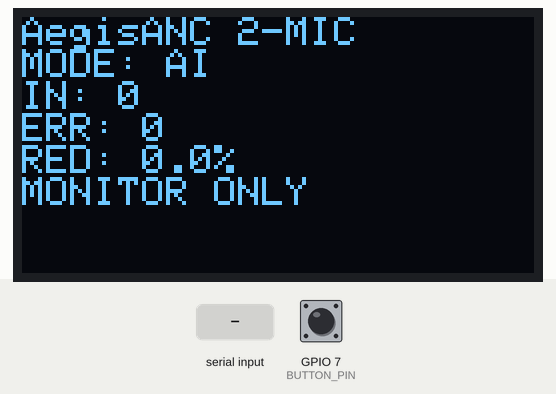
A sketch run on a simulated ESP32-S3. On the bench: 128×64 one-colour display. The inputs (shaded band) are chosen by the test bench; at power-on: GPIO 7 (BUTTON_PIN) HIGH. I2S audio is not simulated (input reads silence); what the sketch prints to the serial monitor is not drawn.

Above: at 1.2 s.
1.3 s: GPIO 7 (BUTTON_PIN) pulled LOW for 0.15 s
At 2.7 s:
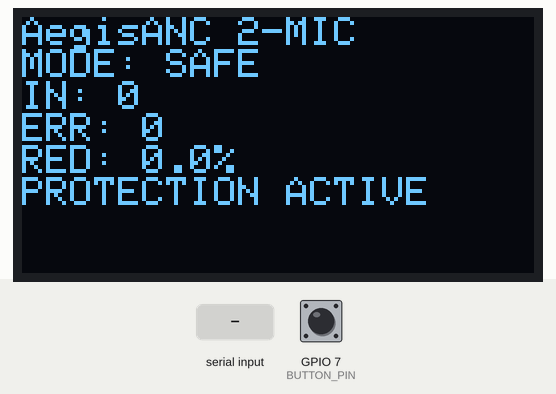
3.0 s: "MODE OFF\n" received over Serial
At 4.0 s:
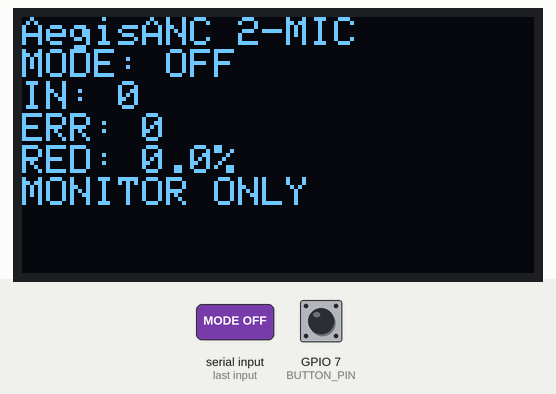
4.5 s: "MODE FIXED\n" received over Serial
At 5.2 s:
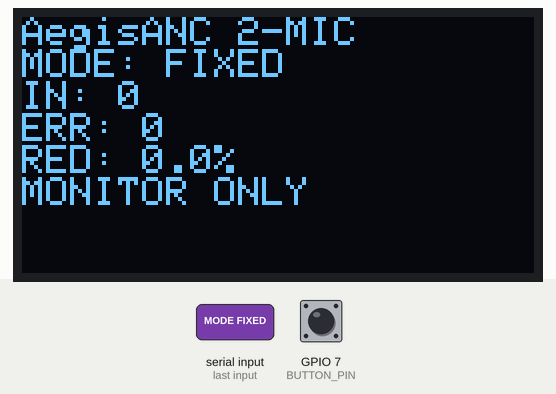
6.0 s: "MODE AI\n" received over Serial
At 6.5 s:
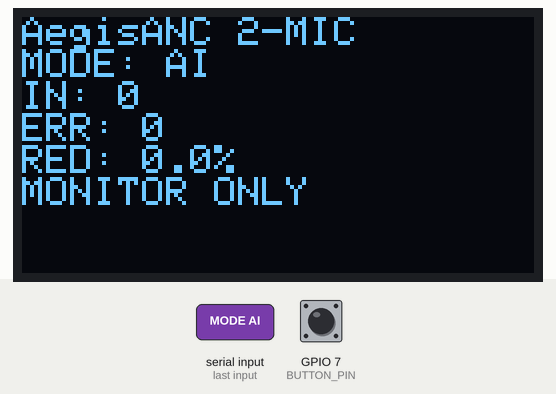
7.5 s: GPIO 7 (BUTTON_PIN) pulled LOW for 1 s
At 9.0 s:
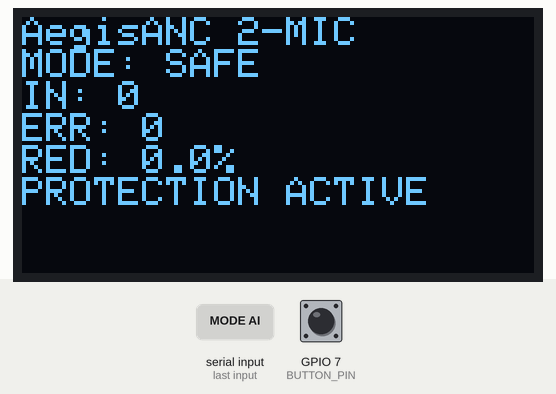
Timing chart, 0 to 10.5 s (numbered marks = the images above; inputs shaded):
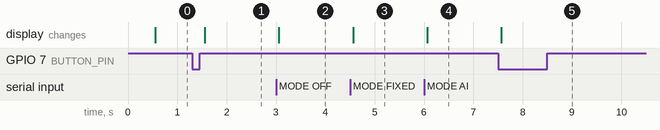

Measured:
- after the input at 1.3 s, the display: changes after 0.26 s (image 1)
- after the input at 3.0 s, the display: changes after 0.06 s (image 2)
- after the input at 4.5 s, the display: changes after 0.06 s (image 3)
- after the input at 6.0 s, the display: changes after 0.07 s (image 4)
- after the input at 7.5 s, the display: changes after 0.07 s (image 5)

The sketch:

AegisANC_Arduino.ino
```cpp
#include <Arduino.h>
#include <Wire.h>
#include <driver/i2s.h>
#include <Adafruit_GFX.h>
#include <Adafruit_SSD1306.h>

#define SAMPLE_RATE 16000
#define FILTER_LENGTH 64
#define LEARNING_RATE 0.003f
#define MIC_BCLK 14
#define MIC_WS 15
#define MIC_DATA 13
#define OLED_SDA 8
#define OLED_SCL 9
#define BUTTON_PIN 7
#define OLED_ADDRESS 0x3C

enum class AncMode { OFF, FIXED, AI_ADAPTIVE, SAFE };
AncMode mode = AncMode::AI_ADAPTIVE;
Adafruit_SSD1306 display(128, 64, &Wire, -1);
bool displayReady = false;
uint32_t dmaUnderruns = 0;

class NlmsFilter {
 public:
  void reset() { for (uint16_t index = 0; index < FILTER_LENGTH; ++index) { weights[index] = 0; history[index] = 0; } position = 0; inputEnergy = 0; outputEnergy = 0; samples = 0; }
  void process(int16_t reference, int16_t microphone, bool adapt) {
    history[position] = reference / 32768.0f;
    float estimate = 0; float energy = 0;
    for (uint16_t index = 0; index < FILTER_LENGTH; ++index) { const uint16_t historyIndex = (position + FILTER_LENGTH - index) % FILTER_LENGTH; estimate += weights[index] * history[historyIndex]; energy += history[historyIndex] * history[historyIndex]; }
    const float error = microphone / 32768.0f + estimate;
    if (adapt && energy > 0.000001f) { for (uint16_t index = 0; index < FILTER_LENGTH; ++index) { const uint16_t historyIndex = (position + FILTER_LENGTH - index) % FILTER_LENGTH; weights[index] -= LEARNING_RATE * error * history[historyIndex] / (energy + 0.000001f); weights[index] = constrain(weights[index], -0.5f, 0.5f); } }
    position = (position + 1) % FILTER_LENGTH; inputEnergy += (microphone / 32768.0f) * (microphone / 32768.0f); outputEnergy += error * error; ++samples;
    if (samples > SAMPLE_RATE) { inputEnergy *= 0.5f; outputEnergy *= 0.5f; samples /= 2; }
  }
  float inputRms() const { return samples ? sqrtf(inputEnergy / samples) * 32768.0f : 0; }
  float outputRms() const { return samples ? sqrtf(outputEnergy / samples) * 32768.0f : 0; }
 private:
  float weights[FILTER_LENGTH] = {};
  float history[FILTER_LENGTH] = {};
  uint16_t position = 0;
  float inputEnergy = 0;
  float outputEnergy = 0;
  uint32_t samples = 0;
};

NlmsFilter filter;

void initMicrophones() {
  i2s_config_t config = {};
  config.mode = (i2s_mode_t)(I2S_MODE_MASTER | I2S_MODE_RX);
  config.sample_rate = SAMPLE_RATE;
  config.bits_per_sample = I2S_BITS_PER_SAMPLE_32BIT;
  config.channel_format = I2S_CHANNEL_FMT_RIGHT_LEFT;
  config.communication_format = I2S_COMM_FORMAT_I2S;
  config.intr_alloc_flags = ESP_INTR_FLAG_LEVEL1;
  config.dma_buf_count = 8;
  config.dma_buf_len = 64;
  config.use_apll = false;
  config.fixed_mclk = 0;
  i2s_pin_config_t pins = { .bck_io_num = MIC_BCLK, .ws_io_num = MIC_WS, .data_out_num = I2S_PIN_NO_CHANGE, .data_in_num = MIC_DATA };
  i2s_driver_install(I2S_NUM_0, &config, 0, nullptr);
  i2s_set_pin(I2S_NUM_0, &pins);
}

void initDisplay() {
  Wire.begin(OLED_SDA, OLED_SCL);
  displayReady = display.begin(SSD1306_SWITCHCAPVCC, OLED_ADDRESS);
}

void updateDisplay(bool safe, float inputRms, float outputRms) {
  if (!displayReady) return;
  const float reduction = inputRms > 1 ? max(0.0f, (1.0f - outputRms / inputRms) * 100.0f) : 0;
  display.clearDisplay(); display.setTextColor(SSD1306_WHITE); display.setTextSize(1); display.setCursor(0, 0);
  display.println("AegisANC 2-MIC"); display.print("MODE: "); display.println(mode == AncMode::SAFE ? "SAFE" : mode == AncMode::OFF ? "OFF" : mode == AncMode::FIXED ? "FIXED" : "AI");
  display.print("IN: "); display.println(inputRms, 0); display.print("ERR: "); display.println(outputRms, 0); display.print("RED: "); display.print(reduction, 1); display.println("%"); display.println(safe ? "PROTECTION ACTIVE" : "MONITOR ONLY"); display.display();
}

void handleCommand(String command) {
  command.trim();
  if (command == "MODE OFF" || command == "ANC OFF") mode = AncMode::OFF;
  else if (command == "MODE FIXED") mode = AncMode::FIXED;
  else if (command == "MODE AI" || command == "ANC ON") mode = AncMode::AI_ADAPTIVE;
  else if (command == "MODE SAFE") mode = AncMode::SAFE;
  else if (command == "RESET_FILTER") filter.reset();
  Serial.printf("{\"device\":\"AegisANC\",\"response\":\"%s\"}\n", command.c_str());
}

void setup() {
  Serial.begin(115200);
  pinMode(BUTTON_PIN, INPUT_PULLUP);
  filter.reset();
  initMicrophones();
  initDisplay();
  Serial.println("{\"device\":\"AegisANC\",\"status\":\"2_MIC_MONITOR_READY\",\"audio_output\":\"NONE\"}");
}

void loop() {
  static String commandBuffer;
  while (Serial.available()) { const char character = (char)Serial.read(); if (character == '\n') { handleCommand(commandBuffer); commandBuffer = ""; } else if (commandBuffer.length() < 64) commandBuffer += character; }
  int32_t raw[2] = { 0, 0 }; size_t received = 0;
  if (i2s_read(I2S_NUM_0, raw, sizeof(raw), &received, 20) != ESP_OK || received != sizeof(raw)) { ++dmaUnderruns; return; }
  const int16_t reference = (int16_t)(raw[0] >> 14); const int16_t microphone = (int16_t)(raw[1] >> 14);
  bool safe = mode == AncMode::SAFE || abs(reference) > 30000 || abs(microphone) > 30000 || digitalRead(BUTTON_PIN) == LOW;
  if (safe) mode = AncMode::SAFE;
  if (mode != AncMode::OFF) filter.process(reference, microphone, mode == AncMode::FIXED || mode == AncMode::AI_ADAPTIVE);
  static uint32_t reportAt = 0;
  if (millis() - reportAt > 500) { reportAt = millis(); const float inputRms = filter.inputRms(); const float outputRms = filter.outputRms(); const float reduction = inputRms > 1 ? max(0.0f, (1.0f - outputRms / inputRms) * 100.0f) : 0; const char* modeName = mode == AncMode::SAFE ? "SAFE" : mode == AncMode::OFF ? "OFF" : mode == AncMode::FIXED ? "FIXED" : "AI_ADAPTIVE_ANC"; Serial.printf("{\"device\":\"AegisANC\",\"mode\":\"%s\",\"noise\":\"UNKNOWN\",\"confidence\":0,\"input_rms\":%.1f,\"output_rms\":%.1f,\"relative_reduction\":%.1f,\"snr_improvement\":0,\"latency_ms\":%.2f,\"speech_preserved\":true,\"alarm_passthrough\":true,\"mic_status\":\"OK\",\"dac_status\":\"NOT_INSTALLED\",\"dma_overruns\":0,\"dma_underruns\":%lu,\"safety\":\"%s\",\"classifier\":\"BASELINE_MONITOR\",\"audio_output\":\"NONE\"}\n", modeName, inputRms, outputRms, reduction, dmaUnderruns, safe ? "SAFE_MODE" : "MONITOR_ONLY"); updateDisplay(safe, inputRms, outputRms); }
}
```
